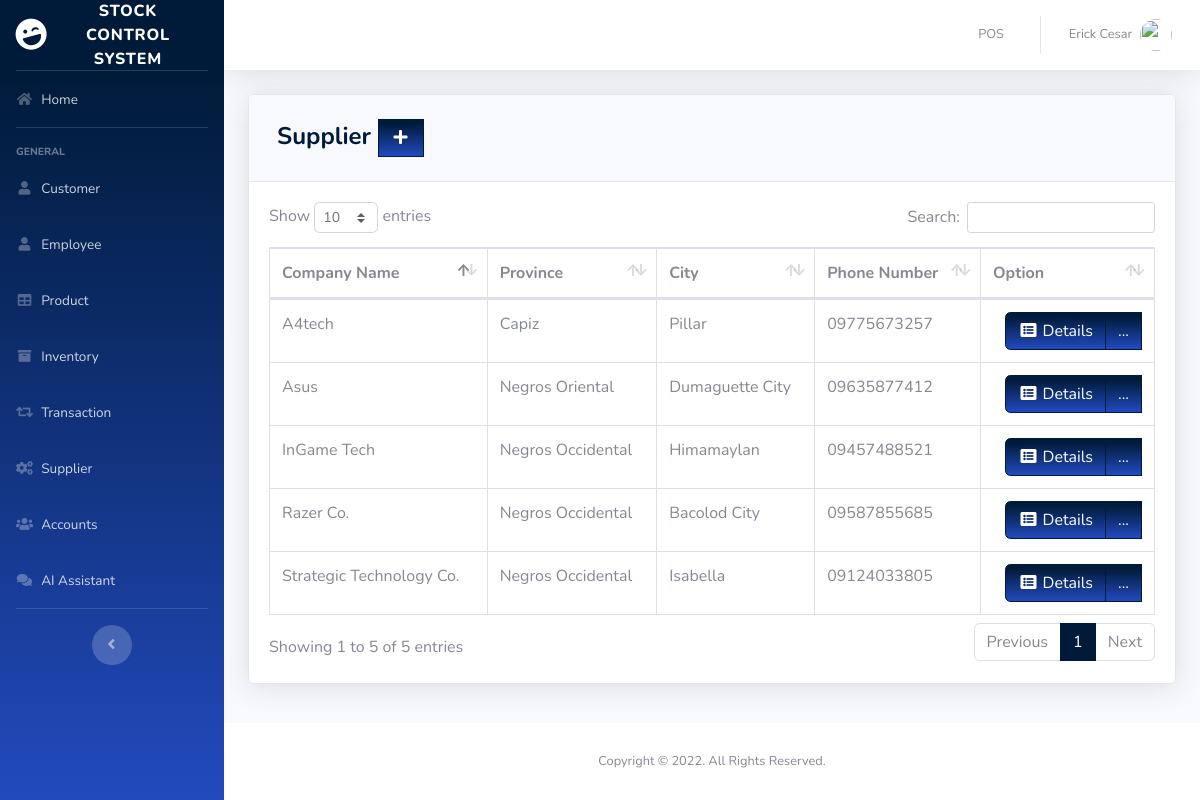
/pages/supplier.php (signed in), run on the app's committed database.
### tables this page shows
CREATE TABLE `supplier` (
  `SUPPLIER_ID` int(11) NOT NULL,
  `COMPANY_NAME` varchar(50) DEFAULT NULL,
  `LOCATION_ID` int(11) NOT NULL,
  `PHONE_NUMBER` varchar(11) DEFAULT NULL
);

CREATE TABLE `location` (
  `LOCATION_ID` int(11) NOT NULL,
  `PROVINCE` varchar(100) DEFAULT NULL,
  `CITY` varchar(100) DEFAULT NULL
);

### pages/supplier.php (the view, shortened to what this page needs)
<?php
include'../includes/connection.php';
include'../includes/sidebar.php';
?>
            <div class="card shadow mb-4">
            <div class="card-header py-3">
              <h4 class="m-2 font-weight-bold text-primary">Supplier&nbsp;<a  href="#" data-toggle="modal" data-target="#supplierModal" type="button" class="btn btn-primary bg-gradient-primary" style="border-radius: 0px;"><i class="fas fa-fw fa-plus"></i></a></h4>
            </div>
            <div class="card-body">
              <div class="table-responsive">
                <table class="table table-bordered" id="dataTable" width="100%" cellspacing="0">
               <thead>
                   <tr>
                       <th>Company Name</th>
                       <th>Province</th>
                       <th>City</th>
                       <th>Phone Number</th>
                       <th>Option</th>
                   </tr>
               </thead>
          <tbody>
<?php
    $query = 'SELECT SUPPLIER_ID, COMPANY_NAME, l.PROVINCE, l.CITY, PHONE_NUMBER FROM supplier s join location l on s.LOCATION_ID=l.LOCATION_ID';
        $result = mysqli_query($db, $query) or die (mysqli_error($db));
            while ($row = mysqli_fetch_assoc($result)) {
                echo '<tr>';
                echo '<td>'. $row['COMPANY_NAME'].'</td>';
                echo '<td>'. $row['PROVINCE'].'</td>';
                echo '<td>'. $row['CITY'].'</td>';
                echo '<td>'. $row['PHONE_NUMBER'].'</td>';
                      echo '<td align="right"> <div class="btn-group">
                              <a type="button" class="btn btn-primary bg-gradient-primary" href="sup_searchfrm.php?action=edit & id='.$row['SUPPLIER_ID'] . '"><i class="fas fa-fw fa-list-alt"></i> Details</a>
                            <div class="btn-group">
                              <a type="button" class="btn btn-primary bg-gradient-primary dropdown no-arrow" data-toggle="dropdown" style="color:white;">
                              ... <span class="caret"></span></a>
                            <ul class="dropdown-menu text-center" role="menu">
                                <li>
                                  <a type="button" class="btn btn-warning bg-gradient-warning btn-block" style="border-radius: 0px;" href="sup_edit.php?action=edit & id='.$row['SUPPLIER_ID']. '">
                                    <i class="fas fa-fw fa-edit"></i> Edit
                                  </a>
                                </li>
                            </ul>
                            </div>
                          </div> </td>';
                      echo '</tr> ';
                        }
?>
                                </tbody>
                            </table>
                        </div>
                    </div>
                  </div>
<?php
include'../includes/footer.php';
?>

### data on the page
supplier: COMPANY_NAME "InGame Tech", LOCATION_ID.PROVINCE "Negros Occidental", LOCATION_ID.CITY "Himamaylan", PHONE_NUMBER "09457488521"
supplier: COMPANY_NAME "Asus", LOCATION_ID.PROVINCE "Negros Oriental", LOCATION_ID.CITY "Dumaguette City", PHONE_NUMBER "09635877412"
supplier: COMPANY_NAME "Razer Co.", LOCATION_ID.PROVINCE "Negros Occidental", LOCATION_ID.CITY "Bacolod City", PHONE_NUMBER "09587855685"
supplier: COMPANY_NAME "Strategic Technology Co.", LOCATION_ID.PROVINCE "Negros Occidental", LOCATION_ID.CITY "Isabella", PHONE_NUMBER "09124033805"
supplier: COMPANY_NAME "A4tech", LOCATION_ID.PROVINCE "Capiz", LOCATION_ID.CITY "Pillar", PHONE_NUMBER "09775673257"

### other printed values
$_SESSION['FIRST_NAME'] "Erick"
$_SESSION['LAST_NAME'] "Cesar"
